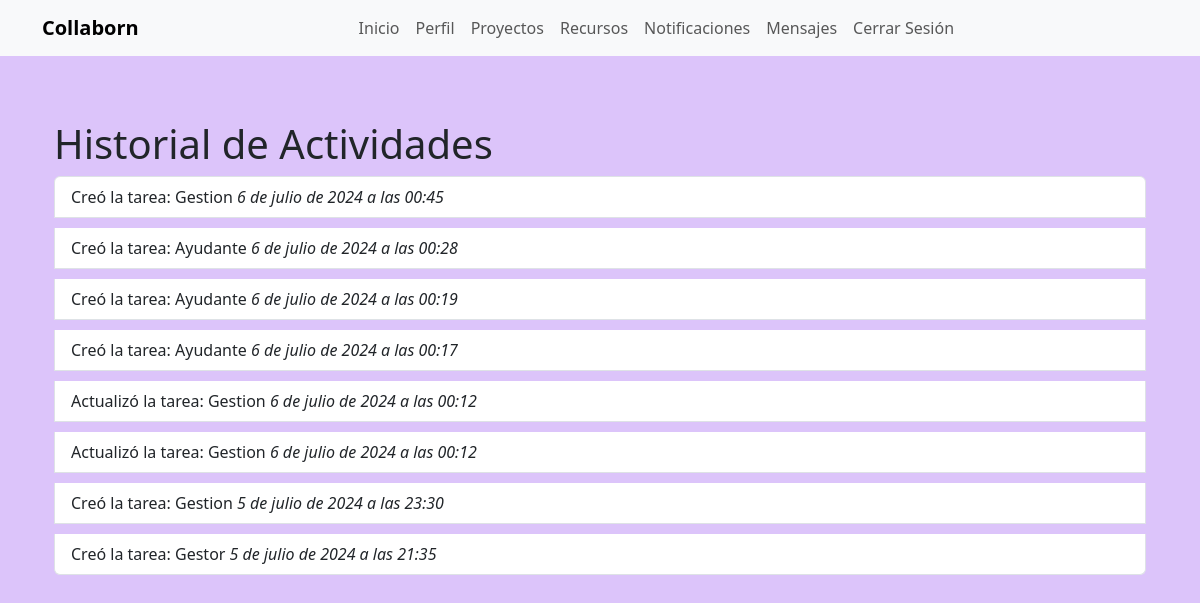
Page /actividades/historial/ (signed in) on the earlier database version.
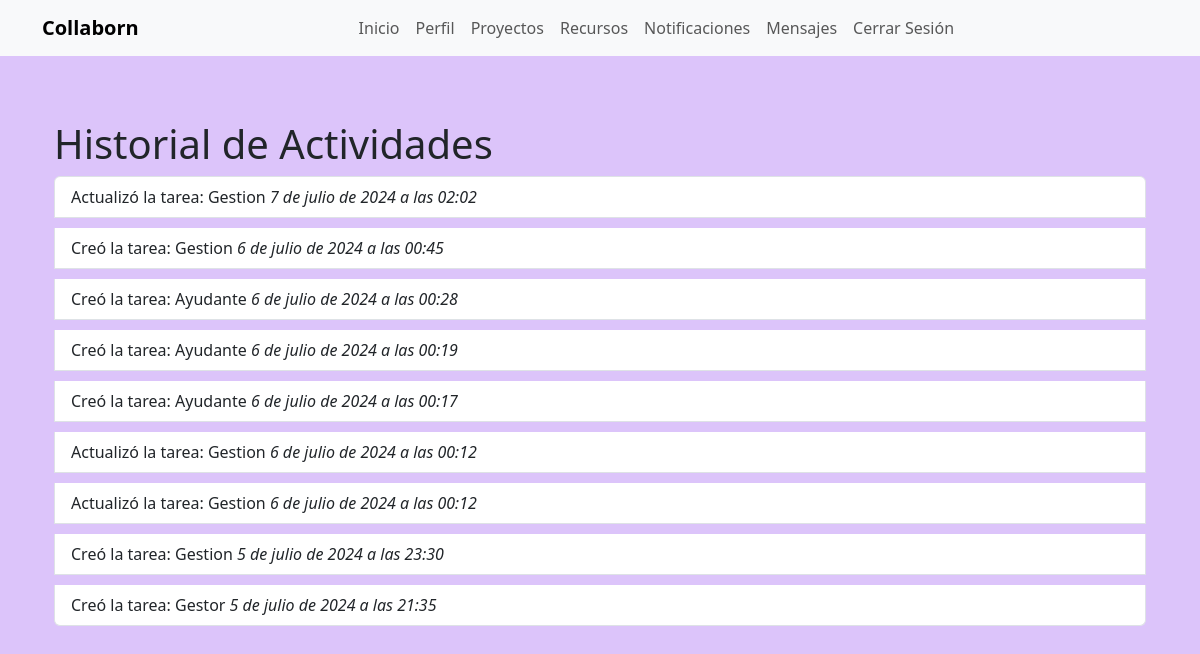
Same page on the later database version.
### myapp/models.py (models this page shows, shortened)
class Actividad(models.Model):
    usuario = models.ForeignKey(User, on_delete=models.CASCADE)
    accion = models.CharField(max_length=255)
    fecha = models.DateTimeField(auto_now_add=True)

### myapp/views.py (the view)
# urls.py: path('actividades/historial/', views.historial_actividades, name='historial_actividades'),
@login_required
def historial_actividades(request):
    actividades = Actividad.objects.filter(usuario=request.user).order_by('-fecha')
    return render(request, 'myapp/historial_actividades.html', {'actividades': actividades})

### myapp/templates/myapp/historial_actividades.html (shortened to what this page needs)
{% extends 'myapp/base.html' %}
{% block content %}
<div class="container mt-5">
    <h1>Historial de Actividades</h1>
    <ul class="list-group">
        {% for actividad in actividades %}
        <li class="list-group-item">
            {{ actividad.accion }} <em>{{ actividad.fecha }}</em>
        </li>
        {% endfor %}
    </ul>
</div>
{% endblock %}

Differences in the rows shown:
added Actividad: accion "Actualizó la tarea: Gestion", fecha "7 de julio de 2024 a las 02:02"
